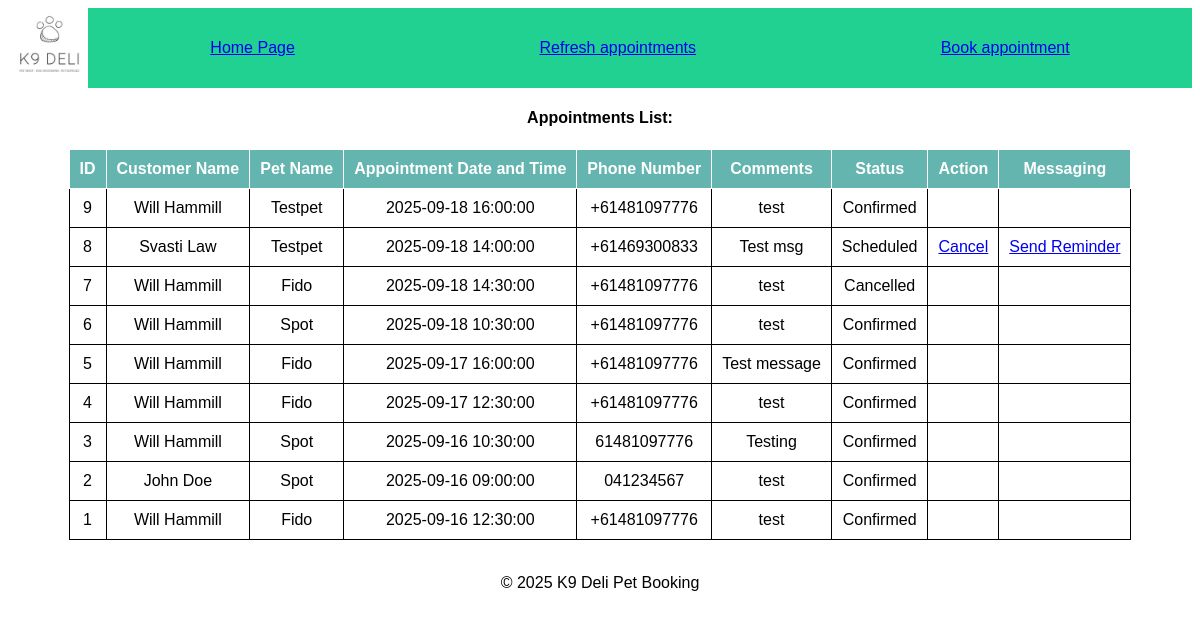
The app's page /appointments/view, older data.
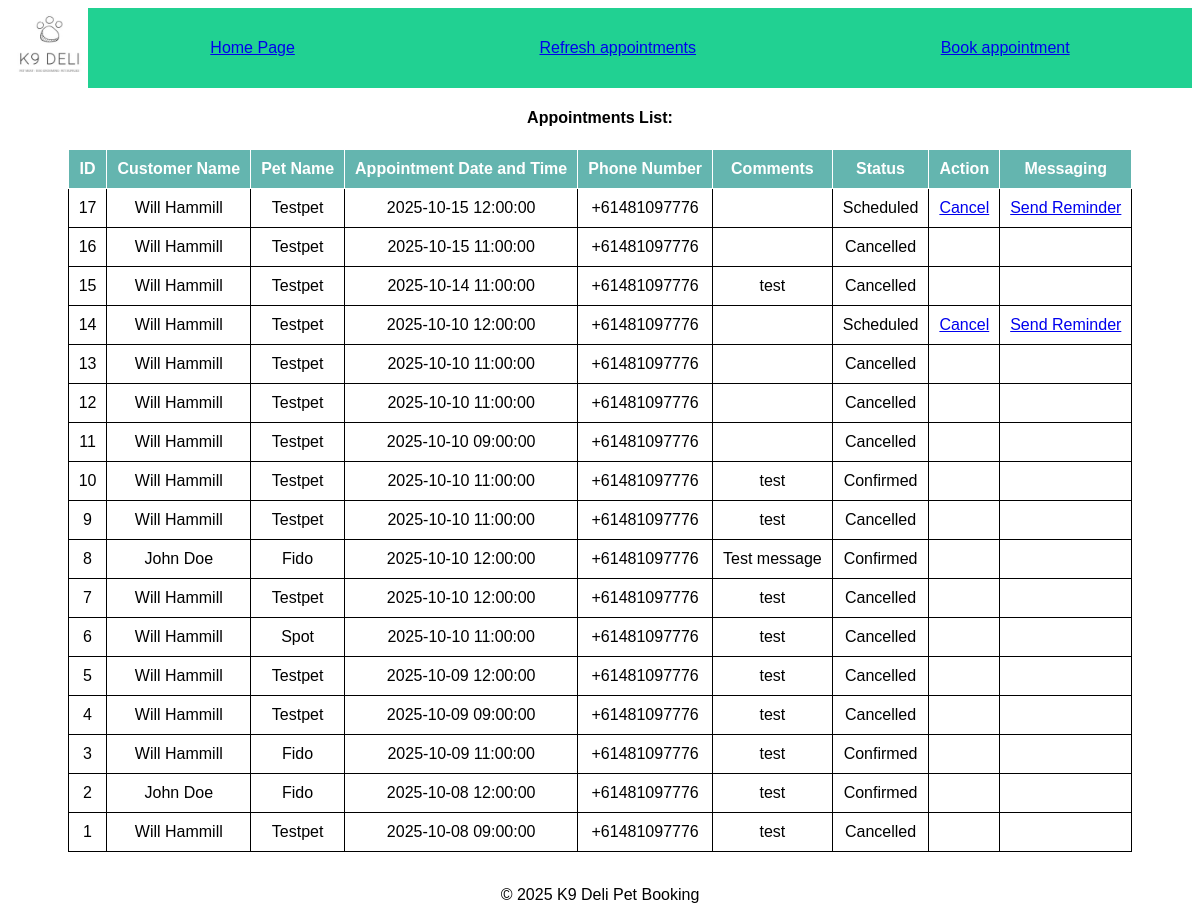
The same page, newer data.
### tables this page shows
CREATE TABLE appointments (
                id INTEGER PRIMARY KEY AUTOINCREMENT,
                customer_first TEXT,
                customer_last TEXT,
                customer_number TEXT,
                appt_datetime TEXT,
                pet_name TEXT,
                comments TEXT,
                appt_status INTEGER DEFAULT 1
            );

### bookingConfirm.py (the view)
@appointments.route('/appointments/view')
def view_appointments():  # SQLITE version from simple_form branch
    conn = sqlite3.connect('appointments.db')
    conn.row_factory = sqlite3.Row  # Enable dictionary-like row access in appointments_list.html
    current_time = datetime.now()
    c = conn.cursor()
    c.execute('''
            UPDATE appointments SET appt_status = 2 -- 2 = Done
            WHERE appt_datetime < ? AND appt_status = 1 OR appt_datetime < ? AND appt_status = 3
        ''', (current_time, current_time))
    c.execute('SELECT * FROM appointments')
    booked_appointments = c.fetchall()
    conn.close()
    return render_template('AppointmentViewer.html', appointments=booked_appointments)

### templates/AppointmentViewer.html (shortened to what this page needs)
<!DOCTYPE html>
<html lang="en">
<head>
    <link rel="stylesheet" href="https://cdnjs.cloudflare.com/ajax/libs/font-awesome/6.0.0-beta3/css/all.min.css">
    <link rel="stylesheet" href="{{ url_for('static', filename='styles.css') }}">
</head>
<body>
<header class="main-header">
    <nav class="nav-bar">
        <img src="../static/k9_logo.jpg" alt="K9 Logo" style="width:80px; height: auto;">
      <ul class="container">
        <li><a href="{{ url_for('home') }}">Home Page</a></li>
      </ul>
        <ul class="container">
        <li><a href="{{ url_for('appointments.view_appointments') }}">Refresh appointments</a></li>
      </ul>
      <ul class="container">
        <li><a href="{{ url_for('appointments.load_page') }}">Book appointment</a></li>
      </ul>
    </nav>
</header>
 <h4>Appointments List:</h4>
<table border="1">
    <thead>
            <tr>
                <th>ID</th>
                <th>Customer Name</th>
                <th>Pet Name</th>
                <th>Appointment Date and Time</th>
                <th>Phone Number</th>
                <th>Comments</th>
                <th>Status</th>
                <th>Action</th>
                <th>Messaging</th>
            </tr>
        </thead>
    <tbody>
            {% for appointment in appointments | reverse %}
            <tr>
                <td>{{ appointment['id'] }}</td>
                <td>{{ appointment['customer_first'] }} {{ appointment['customer_last'] }}</td>
                <td>{{ appointment['pet_name'] }}</td>
                <td>{{ appointment['appt_datetime'] }}</td>
                <td>{{ appointment['customer_number'] }}</td>
                <td>{{ appointment['comments'] }}</td>
                <td>{{ 'Scheduled' if appointment['appt_status'] == 1 else 'Done' if appointment['appt_status'] == 2 else 'Confirmed' if appointment['appt_status'] == 3 else 'Cancelled' }}</td>
                <td>
                    {% if appointment['appt_status'] == 1 %}
                    <a href="{{ url_for('appointments.cancel_appointment', appointment_id=appointment[0]) }}">Cancel</a>
                    {% else %}
                    <span></span>
                    {% endif %}
                </td>
                <td>
                    {% if appointment['appt_status'] == 1 %}
                    <a href="{{ url_for('appointments.confirm_appointment', appointment_id=appointment[0]) }}">Send Reminder</a>
                    {% else %}
                    <span></span>
                    {% endif %}
                </td>
            </tr>
            {% endfor %}
        </tbody>
</table>
<br>
</body>
<footer>
        <p>&copy; 2025 K9 Deli Pet Booking</p>
    </footer>
</html>

### static/styles.css (style rules this page uses)
:root { --button-bg-color: #76c7c0; --button-hover-bg-color: #64b5af; --link-color: #00796b; }
body { font-family: 'Calibri', sans-serif; text-align: center; }
table, th, td { border: 1px solid; border-collapse: collapse; padding: 10px; margin: 0 auto; }
th { background-color: #64b5af; color: white; }
nav.nav-bar { background-color: rgba(9, 204, 135, 0.9); display: flex; align-items:center; height: auto; }
ul.container { display: flex; align-items: center; justify-content:space-around; flex: auto; padding: 0; }
ul.container li { list-style-type: none; margin:0 2%; }
img { max-height: 100%; }

Row changes from the older to the newer data that the page shows:
added appointments: id "17", customer_first "Will", customer_last "Hammill", pet_name "Testpet", appt_datetime "2025-10-15 12:00:00", customer_number "+61481097776", appt_status "Scheduled"
added appointments: id "16", customer_first "Will", customer_last "Hammill", pet_name "Testpet", appt_datetime "2025-10-15 11:00:00", customer_number "+61481097776", appt_status "Cancelled"
added appointments: id "15", customer_first "Will", customer_last "Hammill", pet_name "Testpet", appt_datetime "2025-10-14 11:00:00", customer_number "+61481097776", comments "test", appt_status "Cancelled"
added appointments: id "14", customer_first "Will", customer_last "Hammill", pet_name "Testpet", appt_datetime "2025-10-10 12:00:00", customer_number "+61481097776", appt_status "Scheduled"
added appointments: id "13", customer_first "Will", customer_last "Hammill", pet_name "Testpet", appt_datetime "2025-10-10 11:00:00", customer_number "+61481097776", appt_status "Cancelled"
added appointments: id "12", customer_first "Will", customer_last "Hammill", pet_name "Testpet", appt_datetime "2025-10-10 11:00:00", customer_number "+61481097776", appt_status "Cancelled"
added appointments: id "11", customer_first "Will", customer_last "Hammill", pet_name "Testpet", appt_datetime "2025-10-10 09:00:00", customer_number "+61481097776", appt_status "Cancelled"
added appointments: id "10", customer_first "Will", customer_last "Hammill", pet_name "Testpet", appt_datetime "2025-10-10 11:00:00", customer_number "+61481097776", comments "test", appt_status "Confirmed"
changed appointments id 9: appt_datetime "2025-09-18 16:00:00" → "2025-10-10 11:00:00"; appt_status "Confirmed" → "Cancelled"
changed appointments id 8: customer_first "Svasti" → "John"; customer_last "Law" → "Doe"; pet_name "Testpet" → "Fido"; appt_datetime "2025-09-18 14:00:00" → "2025-10-10 12:00:00"; customer_number "+61469300833" → "+61481097776"; comments "Test msg" → "Test message"; appt_status "Scheduled" → "Confirmed"; no longer shows "Cancel Send Reminder"
changed appointments id 7: pet_name "Fido" → "Testpet"; appt_datetime "2025-09-18 14:30:00" → "2025-10-10 12:00:00"
changed appointments "Spot": appt_datetime "2025-09-18 10:30:00" → "2025-10-10 11:00:00"; appt_status "Confirmed" → "Cancelled"
changed appointments id 5: pet_name "Fido" → "Testpet"; appt_datetime "2025-09-17 16:00:00" → "2025-10-09 12:00:00"; comments "Test message" → "test"; appt_status "Confirmed" → "Cancelled"
changed appointments id 4: pet_name "Fido" → "Testpet"; appt_datetime "2025-09-17 12:30:00" → "2025-10-09 09:00:00"; appt_status "Confirmed" → "Cancelled"
changed appointments id 3: pet_name "Spot" → "Fido"; appt_datetime "2025-09-16 10:30:00" → "2025-10-09 11:00:00"; customer_number "61481097776" → "+61481097776"; comments "Testing" → "test"
changed appointments id 2: pet_name "Spot" → "Fido"; appt_datetime "2025-09-16 09:00:00" → "2025-10-08 12:00:00"; customer_number "041234567" → "+61481097776"
changed appointments id 1: pet_name "Fido" → "Testpet"; appt_datetime "2025-09-16 12:30:00" → "2025-10-08 09:00:00"; appt_status "Confirmed" → "Cancelled"
